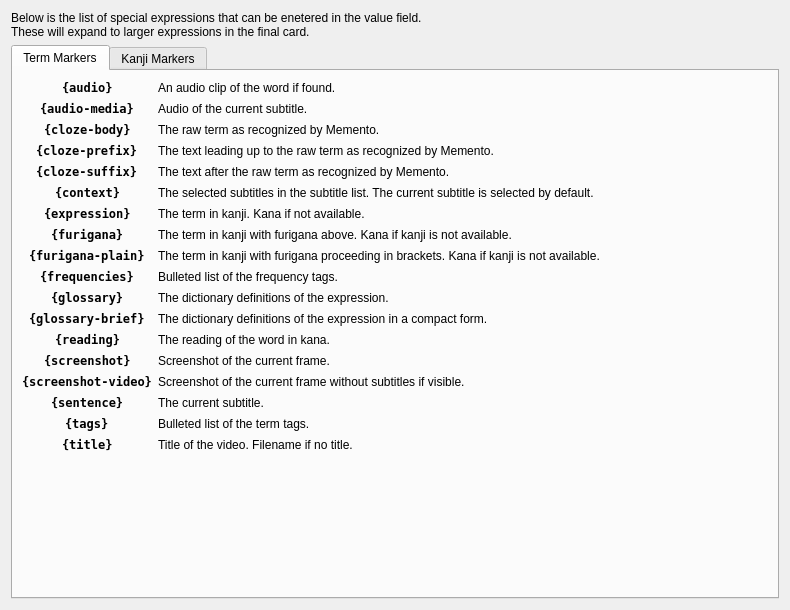
<?xml version="1.0" encoding="UTF-8"?>
<ui version="4.0">
 <class>AnkiSettingsHelp</class>
 <widget class="QWidget" name="AnkiSettingsHelp">
  <property name="geometry">
   <rect>
    <x>0</x>
    <y>0</y>
    <width>790</width>
    <height>610</height>
   </rect>
  </property>
  <property name="sizePolicy">
   <sizepolicy hsizetype="Fixed" vsizetype="Fixed">
    <horstretch>0</horstretch>
    <verstretch>0</verstretch>
   </sizepolicy>
  </property>
  <property name="windowTitle">
   <string>Anki Settings Help</string>
  </property>
  <layout class="QVBoxLayout" name="verticalLayout">
   <item>
    <widget class="QLabel" name="labelExplination">
     <property name="text">
      <string>Below is the list of special expressions that can be enetered in the value field.
These will expand to larger expressions in the final card.</string>
     </property>
     <property name="wordWrap">
      <bool>false</bool>
     </property>
    </widget>
   </item>
   <item>
    <widget class="QTabWidget" name="tabWidget">
     <property name="currentIndex">
      <number>0</number>
     </property>
     <widget class="QWidget" name="tabTermMarkers">
      <attribute name="title">
       <string>Term Markers</string>
      </attribute>
      <layout class="QVBoxLayout" name="verticalLayout_2">
       <item>
        <layout class="QFormLayout" name="formLayoutTerm">
         <property name="fieldGrowthPolicy">
          <enum>QFormLayout::AllNonFixedFieldsGrow</enum>
         </property>
         <property name="rowWrapPolicy">
          <enum>QFormLayout::DontWrapRows</enum>
         </property>
         <property name="labelAlignment">
          <set>Qt::AlignCenter</set>
         </property>
         <item row="0" column="0">
          <widget class="QLabel" name="labelTermAudio">
           <property name="font">
            <font>
             <family>DejaVu Sans Mono</family>
             <weight>75</weight>
             <bold>true</bold>
            </font>
           </property>
           <property name="text">
            <string>{audio}</string>
           </property>
           <property name="textInteractionFlags">
            <set>Qt::TextSelectableByKeyboard|Qt::TextSelectableByMouse</set>
           </property>
          </widget>
         </item>
         <item row="0" column="1">
          <widget class="QLabel" name="labelTermAudioEx">
           <property name="text">
            <string>An audio clip of the word if found.</string>
           </property>
           <property name="wordWrap">
            <bool>false</bool>
           </property>
          </widget>
         </item>
         <item row="1" column="0">
          <widget class="QLabel" name="labelTermAudioMedia">
           <property name="font">
            <font>
             <family>DejaVu Sans Mono</family>
             <weight>75</weight>
             <bold>true</bold>
            </font>
           </property>
           <property name="text">
            <string>{audio-media}</string>
           </property>
           <property name="textInteractionFlags">
            <set>Qt::TextSelectableByKeyboard|Qt::TextSelectableByMouse</set>
           </property>
          </widget>
         </item>
         <item row="1" column="1">
          <widget class="QLabel" name="labelTermAudioMediaEx">
           <property name="text">
            <string>Audio of the current subtitle.</string>
           </property>
          </widget>
         </item>
         <item row="2" column="0">
          <widget class="QLabel" name="labelTermClozeBody">
           <property name="font">
            <font>
             <family>DejaVu Sans Mono</family>
             <weight>75</weight>
             <bold>true</bold>
            </font>
           </property>
           <property name="text">
            <string>{cloze-body}</string>
           </property>
           <property name="textInteractionFlags">
            <set>Qt::TextSelectableByKeyboard|Qt::TextSelectableByMouse</set>
           </property>
          </widget>
         </item>
         <item row="2" column="1">
          <widget class="QLabel" name="labelTermClozeBodyEx">
           <property name="text">
            <string>The raw term as recognized by Memento.</string>
           </property>
           <property name="wordWrap">
            <bool>false</bool>
           </property>
          </widget>
         </item>
         <item row="3" column="0">
          <widget class="QLabel" name="labelTermClozePrefix">
           <property name="font">
            <font>
             <family>DejaVu Sans Mono</family>
             <weight>75</weight>
             <bold>true</bold>
            </font>
           </property>
           <property name="text">
            <string>{cloze-prefix}</string>
           </property>
           <property name="textInteractionFlags">
            <set>Qt::TextSelectableByKeyboard|Qt::TextSelectableByMouse</set>
           </property>
          </widget>
         </item>
         <item row="3" column="1">
          <widget class="QLabel" name="labelTermClozePrefixEx">
           <property name="sizePolicy">
            <sizepolicy hsizetype="Preferred" vsizetype="Preferred">
             <horstretch>0</horstretch>
             <verstretch>0</verstretch>
            </sizepolicy>
           </property>
           <property name="text">
            <string>The text leading up to the raw term as recognized by Memento.</string>
           </property>
           <property name="wordWrap">
            <bool>false</bool>
           </property>
          </widget>
         </item>
         <item row="4" column="0">
          <widget class="QLabel" name="labelTermClozeSuffix">
           <property name="font">
            <font>
             <family>DejaVu Sans Mono</family>
             <weight>75</weight>
             <bold>true</bold>
            </font>
           </property>
           <property name="text">
            <string>{cloze-suffix}</string>
           </property>
           <property name="textInteractionFlags">
            <set>Qt::TextSelectableByKeyboard|Qt::TextSelectableByMouse</set>
           </property>
          </widget>
         </item>
         <item row="4" column="1">
          <widget class="QLabel" name="labelTermClozeSuffixEx">
           <property name="text">
            <string>The text after the raw term as recognized by Memento.</string>
           </property>
           <property name="wordWrap">
            <bool>false</bool>
           </property>
          </widget>
         </item>
         <item row="5" column="0">
          <widget class="QLabel" name="labelTermContext">
           <property name="font">
            <font>
             <family>DejaVu Sans Mono</family>
             <weight>75</weight>
             <bold>true</bold>
            </font>
           </property>
           <property name="text">
            <string>{context}</string>
           </property>
           <property name="textInteractionFlags">
            <set>Qt::TextSelectableByKeyboard|Qt::TextSelectableByMouse</set>
           </property>
          </widget>
         </item>
         <item row="5" column="1">
          <widget class="QLabel" name="labelTermContextEx">
           <property name="text">
            <string>The selected subtitles in the subtitle list. The current subtitle is selected by default.</string>
           </property>
          </widget>
         </item>
         <item row="6" column="0">
          <widget class="QLabel" name="labelTermExpression">
           <property name="font">
            <font>
             <family>DejaVu Sans Mono</family>
             <weight>75</weight>
             <bold>true</bold>
            </font>
           </property>
           <property name="text">
            <string>{expression}</string>
           </property>
           <property name="textInteractionFlags">
            <set>Qt::TextSelectableByKeyboard|Qt::TextSelectableByMouse</set>
           </property>
          </widget>
         </item>
         <item row="6" column="1">
          <widget class="QLabel" name="labelTermExpressionEx">
           <property name="text">
            <string>The term in kanji. Kana if not available.</string>
           </property>
           <property name="wordWrap">
            <bool>false</bool>
           </property>
          </widget>
         </item>
         <item row="7" column="0">
          <widget class="QLabel" name="labelTermFurigana">
           <property name="font">
            <font>
             <family>DejaVu Sans Mono</family>
             <weight>75</weight>
             <bold>true</bold>
            </font>
           </property>
           <property name="text">
            <string>{furigana}</string>
           </property>
           <property name="textInteractionFlags">
            <set>Qt::TextSelectableByKeyboard|Qt::TextSelectableByMouse</set>
           </property>
          </widget>
         </item>
         <item row="7" column="1">
          <widget class="QLabel" name="labelTermFuriganaEx">
           <property name="text">
            <string>The term in kanji with furigana above. Kana if kanji is not available.</string>
           </property>
           <property name="wordWrap">
            <bool>false</bool>
           </property>
          </widget>
         </item>
         <item row="8" column="0">
          <widget class="QLabel" name="labelTermFuriganaPlain">
           <property name="font">
            <font>
             <family>DejaVu Sans Mono</family>
             <weight>75</weight>
             <bold>true</bold>
            </font>
           </property>
           <property name="text">
            <string>{furigana-plain}</string>
           </property>
           <property name="wordWrap">
            <bool>false</bool>
           </property>
           <property name="textInteractionFlags">
            <set>Qt::TextSelectableByKeyboard|Qt::TextSelectableByMouse</set>
           </property>
          </widget>
         </item>
         <item row="8" column="1">
          <widget class="QLabel" name="labelTermFuriganaPlainEx">
           <property name="text">
            <string>The term in kanji with furigana proceeding in brackets. Kana if kanji is not available.</string>
           </property>
           <property name="wordWrap">
            <bool>false</bool>
           </property>
          </widget>
         </item>
         <item row="9" column="0">
          <widget class="QLabel" name="labelTermFrequencies">
           <property name="font">
            <font>
             <family>DejaVu Sans Mono</family>
             <weight>75</weight>
             <bold>true</bold>
            </font>
           </property>
           <property name="text">
            <string>{frequencies}</string>
           </property>
           <property name="textInteractionFlags">
            <set>Qt::TextSelectableByKeyboard|Qt::TextSelectableByMouse</set>
           </property>
          </widget>
         </item>
         <item row="9" column="1">
          <widget class="QLabel" name="labelTermFrequenciesEx">
           <property name="text">
            <string>Bulleted list of the frequency tags.</string>
           </property>
          </widget>
         </item>
         <item row="10" column="0">
          <widget class="QLabel" name="labelTermGlossary">
           <property name="font">
            <font>
             <family>DejaVu Sans Mono</family>
             <weight>75</weight>
             <bold>true</bold>
            </font>
           </property>
           <property name="text">
            <string>{glossary}</string>
           </property>
           <property name="textInteractionFlags">
            <set>Qt::TextSelectableByKeyboard|Qt::TextSelectableByMouse</set>
           </property>
          </widget>
         </item>
         <item row="10" column="1">
          <widget class="QLabel" name="labelTermGlossaryEx">
           <property name="text">
            <string>The dictionary definitions of the expression.</string>
           </property>
           <property name="wordWrap">
            <bool>false</bool>
           </property>
          </widget>
         </item>
         <item row="11" column="0">
          <widget class="QLabel" name="labelTermGlossaryBrief">
           <property name="font">
            <font>
             <family>DejaVu Sans Mono</family>
             <weight>75</weight>
             <bold>true</bold>
            </font>
           </property>
           <property name="text">
            <string>{glossary-brief}</string>
           </property>
           <property name="textInteractionFlags">
            <set>Qt::TextSelectableByKeyboard|Qt::TextSelectableByMouse</set>
           </property>
          </widget>
         </item>
         <item row="11" column="1">
          <widget class="QLabel" name="labelTermGlossaryBriefEx">
           <property name="text">
            <string>The dictionary definitions of the expression in a compact form.</string>
           </property>
          </widget>
         </item>
         <item row="12" column="0">
          <widget class="QLabel" name="labelTermReading">
           <property name="font">
            <font>
             <family>DejaVu Sans Mono</family>
             <weight>75</weight>
             <bold>true</bold>
            </font>
           </property>
           <property name="text">
            <string>{reading}</string>
           </property>
           <property name="textInteractionFlags">
            <set>Qt::TextSelectableByKeyboard|Qt::TextSelectableByMouse</set>
           </property>
          </widget>
         </item>
         <item row="12" column="1">
          <widget class="QLabel" name="labelTermReadingEx">
           <property name="text">
            <string>The reading of the word in kana.</string>
           </property>
           <property name="wordWrap">
            <bool>false</bool>
           </property>
          </widget>
         </item>
         <item row="13" column="0">
          <widget class="QLabel" name="labelTermScreenshot">
           <property name="font">
            <font>
             <family>DejaVu Sans Mono</family>
             <weight>75</weight>
             <bold>true</bold>
            </font>
           </property>
           <property name="text">
            <string>{screenshot}</string>
           </property>
           <property name="textInteractionFlags">
            <set>Qt::TextSelectableByKeyboard|Qt::TextSelectableByMouse</set>
           </property>
          </widget>
         </item>
         <item row="13" column="1">
          <widget class="QLabel" name="labelTermScreenshotEx">
           <property name="text">
            <string>Screenshot of the current frame.</string>
           </property>
          </widget>
         </item>
         <item row="14" column="0">
          <widget class="QLabel" name="labelTermScreenshotMedia">
           <property name="font">
            <font>
             <family>DejaVu Sans Mono</family>
             <weight>75</weight>
             <bold>true</bold>
            </font>
           </property>
           <property name="text">
            <string>{screenshot-video}</string>
           </property>
           <property name="textInteractionFlags">
            <set>Qt::TextSelectableByKeyboard|Qt::TextSelectableByMouse</set>
           </property>
          </widget>
         </item>
         <item row="14" column="1">
          <widget class="QLabel" name="labelTermScreenshotVideo">
           <property name="text">
            <string>Screenshot of the current frame without subtitles if visible.</string>
           </property>
          </widget>
         </item>
         <item row="15" column="0">
          <widget class="QLabel" name="labelTermSentence">
           <property name="font">
            <font>
             <family>DejaVu Sans Mono</family>
             <weight>75</weight>
             <bold>true</bold>
            </font>
           </property>
           <property name="text">
            <string>{sentence}</string>
           </property>
           <property name="textInteractionFlags">
            <set>Qt::TextSelectableByKeyboard|Qt::TextSelectableByMouse</set>
           </property>
          </widget>
         </item>
         <item row="15" column="1">
          <widget class="QLabel" name="labelTermSentenceEx">
           <property name="text">
            <string>The current subtitle.</string>
           </property>
           <property name="wordWrap">
            <bool>false</bool>
           </property>
          </widget>
         </item>
         <item row="16" column="0">
          <widget class="QLabel" name="labelTermTags">
           <property name="font">
            <font>
             <family>DejaVu Sans Mono</family>
             <weight>75</weight>
             <bold>true</bold>
            </font>
           </property>
           <property name="text">
            <string>{tags}</string>
           </property>
           <property name="textInteractionFlags">
            <set>Qt::TextSelectableByKeyboard|Qt::TextSelectableByMouse</set>
           </property>
          </widget>
         </item>
         <item row="16" column="1">
          <widget class="QLabel" name="labelTermTagsEx">
           <property name="text">
            <string>Bulleted list of the term tags.</string>
           </property>
          </widget>
         </item>
         <item row="17" column="0">
          <widget class="QLabel" name="labelTermTitle">
           <property name="font">
            <font>
             <family>DejaVu Sans Mono</family>
             <weight>75</weight>
             <bold>true</bold>
            </font>
           </property>
           <property name="text">
            <string>{title}</string>
           </property>
           <property name="textInteractionFlags">
            <set>Qt::TextSelectableByKeyboard|Qt::TextSelectableByMouse</set>
           </property>
          </widget>
         </item>
         <item row="17" column="1">
          <widget class="QLabel" name="labelTermTitleEx">
           <property name="text">
            <string>Title of the video. Filename if no title.</string>
           </property>
          </widget>
         </item>
        </layout>
       </item>
      </layout>
     </widget>
     <widget class="QWidget" name="tabKanjiMarkers">
      <attribute name="title">
       <string>Kanji Markers</string>
      </attribute>
      <layout class="QVBoxLayout" name="verticalLayout_3">
       <item>
        <layout class="QFormLayout" name="formLayoutKanji">
         <property name="fieldGrowthPolicy">
          <enum>QFormLayout::AllNonFixedFieldsGrow</enum>
         </property>
         <property name="rowWrapPolicy">
          <enum>QFormLayout::DontWrapRows</enum>
         </property>
         <property name="labelAlignment">
          <set>Qt::AlignCenter</set>
         </property>
         <item row="0" column="0">
          <widget class="QLabel" name="labelKanjiAudioMedia">
           <property name="font">
            <font>
             <family>DejaVu Sans Mono</family>
             <weight>75</weight>
             <bold>true</bold>
            </font>
           </property>
           <property name="text">
            <string>{audio-media}</string>
           </property>
           <property name="textInteractionFlags">
            <set>Qt::TextSelectableByKeyboard|Qt::TextSelectableByMouse</set>
           </property>
          </widget>
         </item>
         <item row="0" column="1">
          <widget class="QLabel" name="labelKanjiAudioMediaEx">
           <property name="text">
            <string>Audio of the current subtitle.</string>
           </property>
          </widget>
         </item>
         <item row="1" column="0">
          <widget class="QLabel" name="labelKanjiCharacter">
           <property name="font">
            <font>
             <family>DejaVu Sans Mono</family>
             <weight>75</weight>
             <bold>true</bold>
            </font>
           </property>
           <property name="text">
            <string>{character}</string>
           </property>
           <property name="textInteractionFlags">
            <set>Qt::TextSelectableByKeyboard|Qt::TextSelectableByMouse</set>
           </property>
          </widget>
         </item>
         <item row="1" column="1">
          <widget class="QLabel" name="labelKanjiCharacterEx">
           <property name="text">
            <string>The kanji character.</string>
           </property>
          </widget>
         </item>
         <item row="2" column="0">
          <widget class="QLabel" name="labelKanjiClozeBody">
           <property name="font">
            <font>
             <family>DejaVu Sans Mono</family>
             <weight>75</weight>
             <bold>true</bold>
            </font>
           </property>
           <property name="text">
            <string>{cloze-body}</string>
           </property>
           <property name="textInteractionFlags">
            <set>Qt::TextSelectableByKeyboard|Qt::TextSelectableByMouse</set>
           </property>
          </widget>
         </item>
         <item row="2" column="1">
          <widget class="QLabel" name="labelKanjiClozeBodyEx">
           <property name="text">
            <string>The raw term that the kanji came from as recognized by Memento.</string>
           </property>
           <property name="wordWrap">
            <bool>false</bool>
           </property>
          </widget>
         </item>
         <item row="3" column="0">
          <widget class="QLabel" name="labelKanjiClozePrefix">
           <property name="font">
            <font>
             <family>DejaVu Sans Mono</family>
             <weight>75</weight>
             <bold>true</bold>
            </font>
           </property>
           <property name="text">
            <string>{cloze-prefix}</string>
           </property>
           <property name="textInteractionFlags">
            <set>Qt::TextSelectableByKeyboard|Qt::TextSelectableByMouse</set>
           </property>
          </widget>
         </item>
         <item row="3" column="1">
          <widget class="QLabel" name="labelKanjiClozePrefixEx">
           <property name="sizePolicy">
            <sizepolicy hsizetype="Preferred" vsizetype="Preferred">
             <horstretch>0</horstretch>
             <verstretch>0</verstretch>
            </sizepolicy>
           </property>
           <property name="text">
            <string>The text leading up to the raw term as recognized by Memento.</string>
           </property>
           <property name="wordWrap">
            <bool>false</bool>
           </property>
          </widget>
         </item>
         <item row="4" column="0">
          <widget class="QLabel" name="labelKanjiClozeSuffix">
           <property name="font">
            <font>
             <family>DejaVu Sans Mono</family>
             <weight>75</weight>
             <bold>true</bold>
            </font>
           </property>
           <property name="text">
            <string>{cloze-suffix}</string>
           </property>
           <property name="textInteractionFlags">
            <set>Qt::TextSelectableByKeyboard|Qt::TextSelectableByMouse</set>
           </property>
          </widget>
         </item>
         <item row="4" column="1">
          <widget class="QLabel" name="labelKanjiClozeSuffixEx">
           <property name="text">
            <string>The text after the raw term as recognized by Memento.</string>
           </property>
           <property name="wordWrap">
            <bool>false</bool>
           </property>
          </widget>
         </item>
         <item row="5" column="0">
          <widget class="QLabel" name="labelKanjiContext">
           <property name="font">
            <font>
             <family>DejaVu Sans Mono</family>
             <weight>75</weight>
             <bold>true</bold>
            </font>
           </property>
           <property name="text">
            <string>{context}</string>
           </property>
           <property name="textInteractionFlags">
            <set>Qt::TextSelectableByKeyboard|Qt::TextSelectableByMouse</set>
           </property>
          </widget>
         </item>
         <item row="5" column="1">
          <widget class="QLabel" name="labelKanjiContextEx">
           <property name="text">
            <string>The selected subtitles in the subtitle list. The current subtitle is selected by default.</string>
           </property>
          </widget>
         </item>
         <item row="6" column="0">
          <widget class="QLabel" name="labelKanjiFrequencies">
           <property name="font">
            <font>
             <family>DejaVu Sans Mono</family>
             <weight>75</weight>
             <bold>true</bold>
            </font>
           </property>
           <property name="text">
            <string>{frequencies}</string>
           </property>
           <property name="textInteractionFlags">
            <set>Qt::TextSelectableByKeyboard|Qt::TextSelectableByMouse</set>
           </property>
          </widget>
         </item>
         <item row="6" column="1">
          <widget class="QLabel" name="labelKanjiFrequenciesEx">
           <property name="text">
            <string>Bulleted list of the frequency tags.</string>
           </property>
          </widget>
         </item>
         <item row="7" column="0">
          <widget class="QLabel" name="labelKanjiGlossary">
           <property name="font">
            <font>
             <family>DejaVu Sans Mono</family>
             <weight>75</weight>
             <bold>true</bold>
            </font>
           </property>
           <property name="text">
            <string>{glossary}</string>
           </property>
           <property name="textInteractionFlags">
            <set>Qt::TextSelectableByKeyboard|Qt::TextSelectableByMouse</set>
           </property>
          </widget>
         </item>
         <item row="7" column="1">
          <widget class="QLabel" name="labelKanjiGlossaryEx">
           <property name="text">
            <string>The dictionary definitions of the kanji.</string>
           </property>
           <property name="wordWrap">
            <bool>false</bool>
           </property>
          </widget>
         </item>
         <item row="8" column="0">
          <widget class="QLabel" name="labelKanjiKunyomi">
           <property name="font">
            <font>
             <family>DejaVu Sans Mono</family>
             <weight>75</weight>
             <bold>true</bold>
            </font>
           </property>
           <property name="text">
            <string>{kunyomi}</string>
           </property>
           <property name="textInteractionFlags">
            <set>Qt::TextSelectableByKeyboard|Qt::TextSelectableByMouse</set>
           </property>
          </widget>
         </item>
         <item row="8" column="1">
          <widget class="QLabel" name="labelKanjiKunyomiEx">
           <property name="text">
            <string>A comma seperated list of kunyomi (Japanese) readings written in katakana.</string>
           </property>
          </widget>
         </item>
         <item row="9" column="0">
          <widget class="QLabel" name="labelKanjiOnyomi">
           <property name="font">
            <font>
             <family>DejaVu Sans Mono</family>
             <weight>75</weight>
             <bold>true</bold>
            </font>
           </property>
           <property name="text">
            <string>{onyomi}</string>
           </property>
           <property name="textInteractionFlags">
            <set>Qt::TextSelectableByKeyboard|Qt::TextSelectableByMouse</set>
           </property>
          </widget>
         </item>
         <item row="9" column="1">
          <widget class="QLabel" name="labelKanjiOnyomiEx">
           <property name="text">
            <string>A comma seperated list of kunyomi (Chinese) readings written in hiragana.</string>
           </property>
          </widget>
         </item>
         <item row="10" column="0">
          <widget class="QLabel" name="labelKanjiScreenshot">
           <property name="font">
            <font>
             <family>DejaVu Sans Mono</family>
             <weight>75</weight>
             <bold>true</bold>
            </font>
           </property>
           <property name="text">
            <string>{screenshot}</string>
           </property>
           <property name="textInteractionFlags">
            <set>Qt::TextSelectableByKeyboard|Qt::TextSelectableByMouse</set>
           </property>
          </widget>
         </item>
         <item row="10" column="1">
          <widget class="QLabel" name="labelKanjiScreenshotEx">
           <property name="text">
            <string>Screenshot of the current frame.</string>
           </property>
          </widget>
         </item>
         <item row="11" column="0">
          <widget class="QLabel" name="labelKanjiScreenshotMedia">
           <property name="font">
            <font>
             <family>DejaVu Sans Mono</family>
             <weight>75</weight>
             <bold>true</bold>
            </font>
           </property>
           <property name="text">
            <string>{screenshot-video}</string>
           </property>
           <property name="textInteractionFlags">
            <set>Qt::TextSelectableByKeyboard|Qt::TextSelectableByMouse</set>
           </property>
          </widget>
         </item>
         <item row="11" column="1">
          <widget class="QLabel" name="labelKanjiScreenshotVideo">
           <property name="text">
            <string>Screenshot of the current frame without subtitles if visible.</string>
           </property>
          </widget>
         </item>
         <item row="12" column="0">
          <widget class="QLabel" name="labelKanjiSentence">
           <property name="font">
            <font>
             <family>DejaVu Sans Mono</family>
             <weight>75</weight>
             <bold>true</bold>
            </font>
           </property>
           <property name="text">
            <string>{sentence}</string>
           </property>
           <property name="textInteractionFlags">
            <set>Qt::TextSelectableByKeyboard|Qt::TextSelectableByMouse</set>
           </property>
          </widget>
         </item>
         <item row="12" column="1">
          <widget class="QLabel" name="labelKanjiSentenceEx">
           <property name="text">
            <string>The current subtitle.</string>
           </property>
           <property name="wordWrap">
            <bool>false</bool>
           </property>
          </widget>
         </item>
         <item row="13" column="0">
          <widget class="QLabel" name="labelStrokeCount">
           <property name="font">
            <font>
             <family>DejaVu Sans Mono</family>
             <weight>75</weight>
             <bold>true</bold>
            </font>
           </property>
           <property name="text">
            <string>{stroke-count}</string>
           </property>
           <property name="textInteractionFlags">
            <set>Qt::TextSelectableByKeyboard|Qt::TextSelectableByMouse</set>
           </property>
          </widget>
         </item>
         <item row="13" column="1">
          <widget class="QLabel" name="labelKanjiStrokesEx">
           <property name="text">
            <string>The number of strokes in the character.</string>
           </property>
          </widget>
         </item>
         <item row="14" column="0">
          <widget class="QLabel" name="labelKanjiTags">
           <property name="font">
            <font>
             <family>DejaVu Sans Mono</family>
             <weight>75</weight>
             <bold>true</bold>
            </font>
           </property>
           <property name="text">
            <string>{tags}</string>
           </property>
           <property name="textInteractionFlags">
            <set>Qt::TextSelectableByKeyboard|Qt::TextSelectableByMouse</set>
           </property>
          </widget>
         </item>
         <item row="14" column="1">
          <widget class="QLabel" name="labelKanjiTagsEx">
           <property name="text">
            <string>Bulleted list of the term tags.</string>
           </property>
          </widget>
         </item>
         <item row="15" column="0">
          <widget class="QLabel" name="labelKanjiTitle">
           <property name="font">
            <font>
             <family>DejaVu Sans Mono</family>
             <weight>75</weight>
             <bold>true</bold>
            </font>
           </property>
           <property name="text">
            <string>{title}</string>
           </property>
           <property name="textInteractionFlags">
            <set>Qt::LinksAccessibleByMouse|Qt::TextSelectableByKeyboard</set>
           </property>
          </widget>
         </item>
         <item row="15" column="1">
          <widget class="QLabel" name="labelKanjiTitleEx">
           <property name="text">
            <string>Title of the video. Filename if no title.</string>
           </property>
          </widget>
         </item>
        </layout>
       </item>
      </layout>
     </widget>
    </widget>
   </item>
  </layout>
 </widget>
 <resources/>
 <connections/>
</ui>
